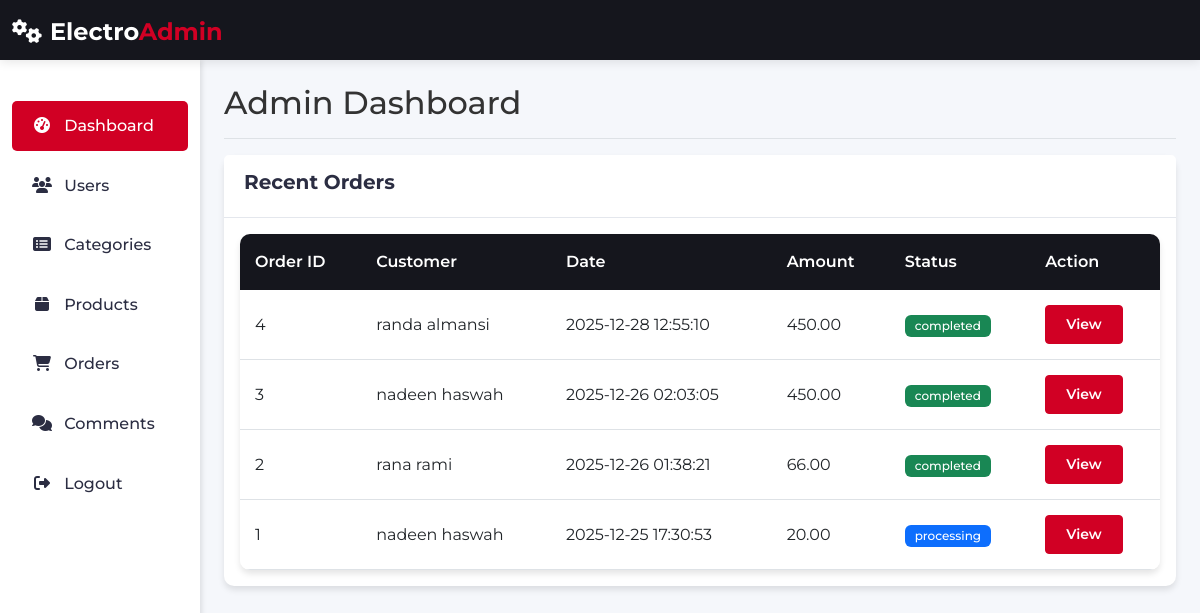
The page /admin/orders.php on the database its author committed.
### tables this page shows
CREATE TABLE IF NOT EXISTS `orders` (
  `order_id` int NOT NULL AUTO_INCREMENT,
  `user_id` int NOT NULL,
  `total_price` decimal(10,2) NOT NULL,
  `status` enum('pending','processing','shipped','completed','cancelled') DEFAULT 'pending',
  `created_at` datetime DEFAULT CURRENT_TIMESTAMP,
  PRIMARY KEY (`order_id`),
  KEY `user_id` (`user_id`)
);

### admin/config/database.php (called while the page is built, shortened)
<?php
class DatabasePDO
{
    private static $instance = null;
    private $conn;
    private function __construct()
    {
        $dsn = "mysql:host=" . DB_HOST . ";dbname=" . DB_NAME . ";charset=utf8mb4";
        $this->conn = new PDO($dsn, DB_USER, DB_PASS, [
            PDO::ATTR_ERRMODE => PDO::ERRMODE_EXCEPTION
        ]);
    }
    public static function getInstance()
    {
        if (self::$instance === null) {
            self::$instance = new DatabasePDO();
        }
        return self::$instance;
    }
    public function query($sql, $params = [])
    {
        $stmt = $this->conn->prepare($sql);
        $stmt->execute($params);
        return $stmt;
    }
}
$db = DatabasePDO::getInstance();

### admin/orders.php (the view, shortened to what this page needs)
<?php
require_once 'config/database.php';
?>
<!DOCTYPE html>
<html lang="en">
<head>
    <link href="https://cdn.jsdelivr.net/npm/bootstrap@5.3.0-alpha1/dist/css/bootstrap.min.css" rel="stylesheet">
    <link rel="stylesheet" href="https://cdnjs.cloudflare.com/ajax/libs/font-awesome/6.4.0/css/all.min.css">
    <link rel="stylesheet" href="assets/css/admin-style.css">
</head>
<body>
    <?php
    include('includes/header.php');
    ?>
    <div class="container-fluid">
        <div class="row">
            <?php
            include('includes/sidebar.php');
            ?>
            <main class="col-md-9 ms-sm-auto col-lg-10 px-md-4 mt-5">
                <div class="d-flex justify-content-between flex-wrap flex-md-nowrap align-items-center pt-3 pb-2 mb-3 border-bottom">
                    <h1 class="h2">Admin Dashboard</h1>
                </div>
                <div class="row">
                    <div class="col-md-12">
                        <div class="card">
                            <div class="card-header">
                                <h5>Recent Orders</h5>
                            </div>
                            <div class="card-body">
                                <div class="table-responsive">
                                    <table class="table table-hover">
                                        <thead>
                                            <tr>
                                                <th>Order ID</th>
                                                <th>Customer</th>
                                                <th>Date</th>
                                                <th>Amount</th>
                                                <th>Status</th>
                                                <th>Action</th>
                                            </tr>
                                        </thead>
                                        <tbody>
                                            <?php
                                            $sql = "SELECT
                                                o.order_id,
                                                CONCAT(u.first_name, ' ', u.last_name) AS customer,
                                                o.created_at AS order_date,
                                                o.total_price AS amount,
                                                o.status
                                            FROM orders o
                                            INNER JOIN users u ON o.user_id = u.user_id
                                            ORDER BY o.created_at DESC";
                                            $result = $db->query($sql);
                                            $rows = $result->fetchAll(PDO::FETCH_ASSOC);
                                            if (count($rows) > 0):
                                                foreach ($rows as $row): ?>
                                                    <tr>
                                                        <td><?= $row['order_id'] ?></td>
                                                        <td><?= $row['customer'] ?></td>
                                                        <td><?= $row['order_date'] ?></td>
                                                        <td><?= $row['amount'] ?></td>
                                                        <?php
                                                        if ($row['status'] == 'processing') {
                                                            $statusBadge = 'primary';
                                                        } elseif ($row['status'] == 'completed') {
                                                            $statusBadge = 'success';
                                                        } elseif ($row['status'] == 'cancelled') {
                                                            $statusBadge = 'danger';
                                                        } else {
                                                            $statusBadge = 'secondary';
                                                        }
                                                        ?>
                                                        <td><span class="badge bg-<?= $statusBadge;  ?>"><?= $row['status'] ?></span></td>
                                                        <td>
                                                            <a href="viewOrder.php?id=<?= $row['order_id']; ?>" class="btn btn-sm btn-primary">
                                                                View
                                                            </a>
                                                        </td>
                                                    </tr>
                                            <?php
                                                endforeach;
                                            endif;
                                            ?>
                                        </tbody>
                                    </table>
                                </div>
                            </div>
                        </div>
                    </div>
                </div>
            </main>
        </div>
    </div>
</body>
</html>

### admin/assets/css/admin-style.css (style rules this page uses)
:root { --body-color: #333; --headers-color: #2B2D42; --primary-color: #D10024; --dark-color: #15161D; --dark-alt: #1E1F29; --grey-light: #E4E7ED; --grey-lighter: #FBFBFC; --grey-medium: #8D99AE; --grey-dark: #B9BABC; }
* { margin: 0; padding: 0; box-sizing: border-box; }
body { font-family: 'Montserrat', sans-serif; color: var(--body-color); background-color: #f5f7fb; line-height: 1.6; overflow-x: hidden; }
h1, h2, h3, h4, h5, h6 { color: var(--headers-color); font-weight: 700; }
a { text-decoration: none; color: var(--primary-color); transition: all 0.3s ease; }
.btn-primary { background-color: var(--primary-color); border-color: var(--primary-color); padding: 8px 20px; font-weight: 600; transition: all 0.3s ease; }
main { margin-top: 60px; padding: 20px; min-height: calc(100vh - 60px); }
.table-responsive { border-radius: 10px; overflow: hidden; box-shadow: 0 4px 6px rgba(0, 0, 0, 0.1); }
.table { margin-bottom: 0; }
.table thead th { background-color: var(--dark-color); color: white; border: none; font-weight: 600; padding: 15px; }
.table tbody td { padding: 15px; vertical-align: middle; }
.badge { padding: 5px 10px; font-weight: 500; }
.card { border: none; border-radius: 10px; box-shadow: 0 4px 6px rgba(0, 0, 0, 0.1); margin-bottom: 20px; }
.card-header { background-color: white; border-bottom: 1px solid var(--grey-light); padding: 15px 20px; font-weight: 600; }

### rows shown on the page
orders: order_id "4", customer "randa almansi", created_at "2025-12-28 12:55:10", total_price "450.00", status "completed"
orders: order_id "3", customer "nadeen haswah", created_at "2025-12-26 02:03:05", total_price "450.00", status "completed"
orders: order_id "2", customer "rana rami", created_at "2025-12-26 01:38:21", total_price "66.00", status "completed"
orders: order_id "1", customer "nadeen haswah", created_at "2025-12-25 17:30:53", total_price "20.00", status "processing"
